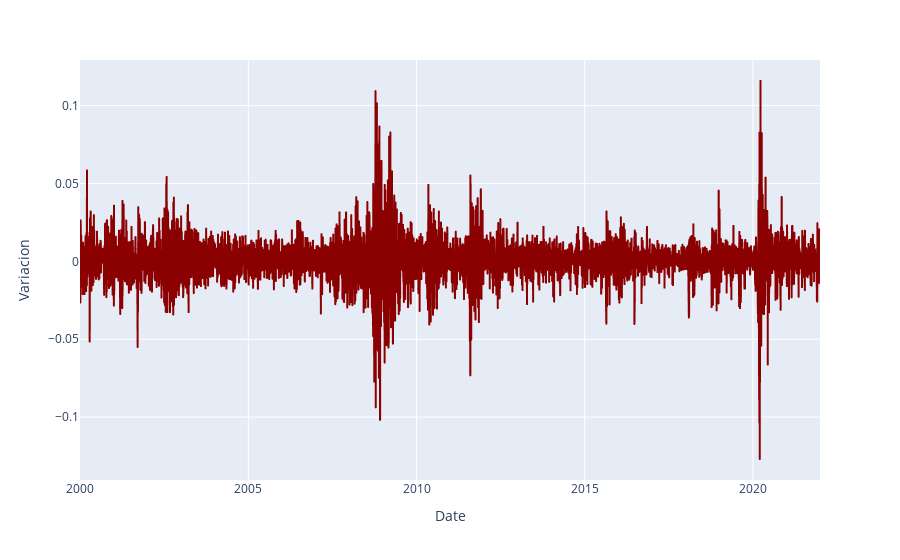

Notebook code cell kept with this figure:
### Markdown cell above
Grafico variacion afectada

### Code cell
fig = px.line(volatilidad_data, x='Date', y="Variacion",
    color_discrete_sequence=["darkred"])
fig.show()

### Figure 1 — Plotly figure (JSON) as saved in the notebook; plotly's stock layout.template omitted (floating-point values rounded to 4 significant figures; data arrays with more than 128 entries replaced by an {"elided": "..."} marker saying what was removed)
{"data": [{"hovertemplate": "Date=%{x}<br>Variacion=%{y}<extra></extra>", "legendgroup": "", "line": {"color": "darkred", "dash": "solid"}, "marker": {"symbol": "circle"}, "mode": "lines", "name": "", "showlegend": false, "type": "scattergl", "x": {"elided": "5537 str values"}, "xaxis": "x", "y": {"elided": "5537 float values"}, "yaxis": "y"}], "layout": {"legend": {"tracegroupgap": 0}, "margin": {"t": 60}, "xaxis": {"anchor": "y", "domain": [0, 1], "title": {"text": "Date"}}, "yaxis": {"anchor": "x", "domain": [0, 1], "title": {"text": "Variacion"}}}}
